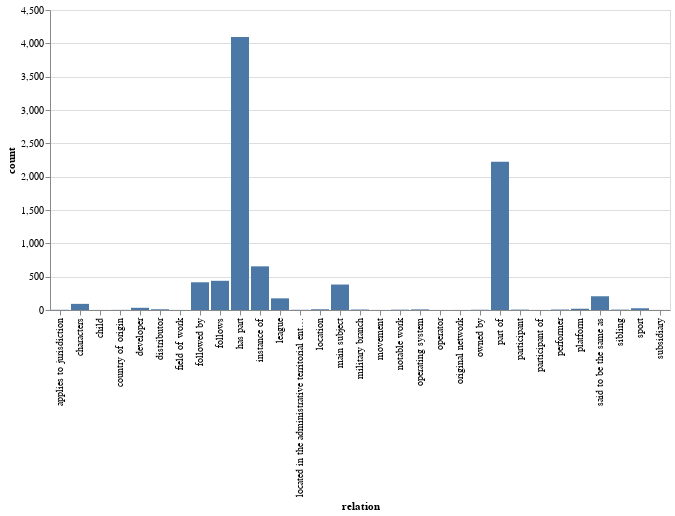

The notebook cell saved with this chart:
### Code cell
chart = alt.Chart(df_tmp).mark_bar().encode(
    x='relation',
    y='count',
)
chart

### Figure 1 — Vega-Lite specification as saved in the notebook (floating-point values rounded to 4 significant figures)
{"config": {"view": {"continuousWidth": 400, "continuousHeight": 300}}, "data": {"name": "data-4434eb8fbfe758f61a8b945615c08917"}, "mark": "bar", "encoding": {"x": {"type": "nominal", "field": "relation"}, "y": {"type": "quantitative", "field": "count"}}, "$schema": "https://vega.github.io/schema/vega-lite/v4.8.1.json", "datasets": {"data-4434eb8fbfe758f61a8b945615c08917": [{"relation": "has part", "count": 4094}, {"relation": "part of", "count": 2225}, {"relation": "instance of", "count": 655}, {"relation": "follows", "count": 438}, {"relation": "followed by", "count": 416}, {"relation": "main subject", "count": 382}, {"relation": "said to be the same as", "count": 206}, {"relation": "league", "count": 175}, {"relation": "characters", "count": 92}, {"relation": "developer", "count": 33}, {"relation": "sport", "count": 26}, {"relation": "platform", "count": 19}, {"relation": "location", "count": 11}, {"relation": "distributor", "count": 11}, {"relation": "operating system", "count": 9}, {"relation": "performer", "count": 7}, {"relation": "military branch", "count": 7}, {"relation": "participant", "count": 6}, {"relation": "sibling", "count": 6}, {"relation": "notable work", "count": 5}, {"relation": "owned by", "count": 4}, {"relation": "located in the administrative territorial entity", "count": 3}, {"relation": "applies to jurisdiction", "count": 3}, {"relation": "country of origin", "count": 2}, {"relation": "original network", "count": 1}, {"relation": "operator", "count": 1}, {"relation": "child", "count": 1}, {"relation": "field of work", "count": 1}, {"relation": "subsidiary", "count": 1}, {"relation": "participant of", "count": 1}, {"relation": "movement", "count": 1}]}}
